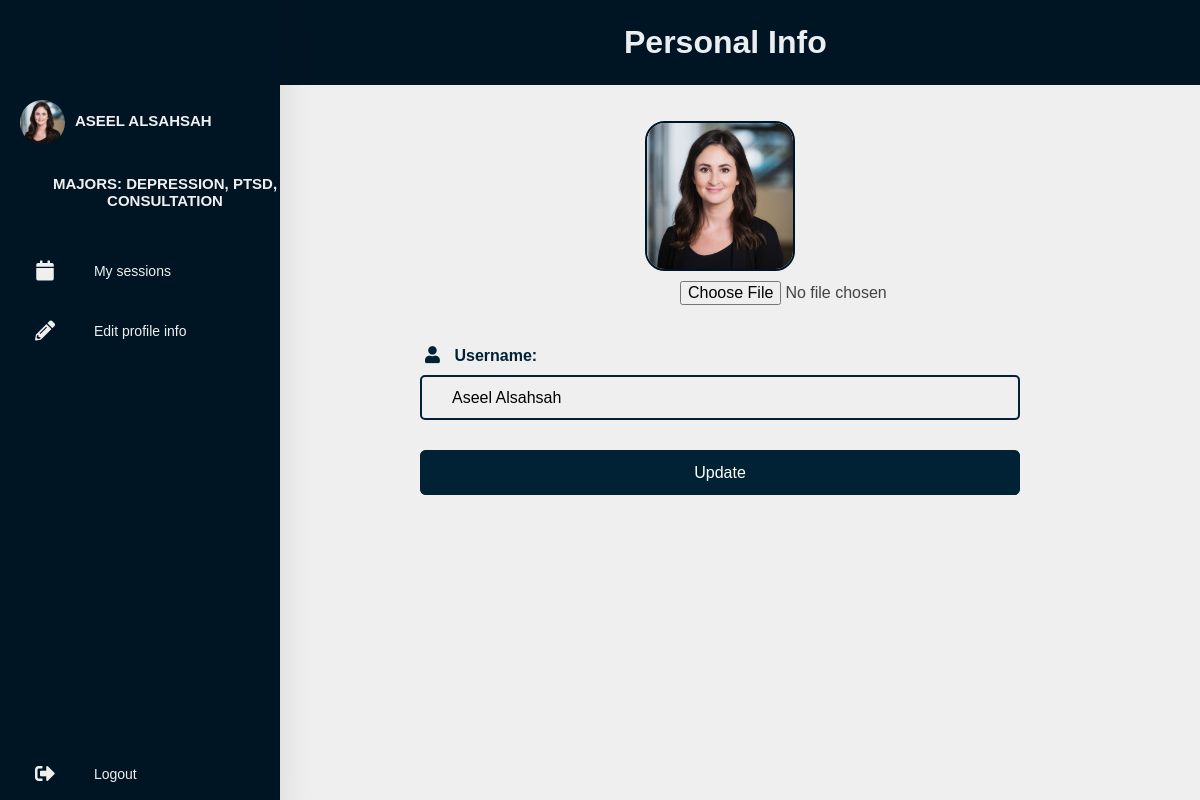
Page /consultant/editConsultantInfo/14/ (signed in) on the committed database.
### base/models.py (models this page shows, shortened)
class MentalUser(AbstractUser):
    ROLE_CHOICES = (
        ('Student', 'Student'),
        ('Consultant', 'Consultant'),
    )
    username = models.CharField(max_length=50, null=True)
    email = models.EmailField(unique=True, null=True)
    role = models.CharField(max_length=20, choices=ROLE_CHOICES, default='student')
    USERNAME_FIELD = 'email'
    REQUIRED_FIELDS = []
    class Meta:
        verbose_name = 'Mental User'

class Consultant(MentalUser):
    major = models.CharField(max_length=200)
    profilePicture = models.ImageField(null=True, blank=True, default='user.png', upload_to='profilePicture/')
    resume = models.FileField(null=True, blank=True, upload_to='resumes/')
    startTime = models.TimeField(default=datetime.time(9, 0), null=True, blank=True)
    endTime = models.TimeField(default=datetime.time(15, 10), null=True, blank=True)
    class Meta:
        verbose_name = 'Consultant'

class MentalUser(AbstractUser):
    ROLE_CHOICES = (
        ('Student', 'Student'),
        ('Consultant', 'Consultant'),
    )
    username = models.CharField(max_length=50, null=True)
    email = models.EmailField(unique=True, null=True)
    role = models.CharField(max_length=20, choices=ROLE_CHOICES, default='student')
    USERNAME_FIELD = 'email'
    REQUIRED_FIELDS = []
    class Meta:
        verbose_name = 'Mental User'

### base/views.py (the view)
# urls.py: path('consultant/editConsultantInfo/<str:pk>/', views.edit_consultant_info, name="editConsultant"),
@login_required(login_url='/login')
def edit_consultant_info(request, pk):
    user = Consultant.objects.get(id=pk)
    form = EditProfile(instance=user)
    if request.method == 'POST':
        form = EditProfile(request.POST, request.FILES, instance=user)
        if form.is_valid():
            form.save()
            messages.success(request, 'Your account information was updated successfully.')
            return redirect('editConsultant', user.id)
    context = {'user': user, 'form': form}
    return render(request, 'base/consultant/editConsultantInfo.html', context)

### base/forms.py
class EditProfile(UserChangeForm):
    profilePicture = forms.ImageField(required=False, widget=forms.FileInput(
        attrs={'accept': 'image/*', 'style': 'padding-left:260px; border: 0;'}))
    class Meta:
        model = Consultant
        fields = ('username', 'profilePicture')
        widgets = {
            'username': forms.TextInput(attrs={'placeholder': 'Enter new username'}),
        }

### base/templates/base/consultant/editConsultantInfo.html (shortened to what this page needs)
<!DOCTYPE html>
{% load static %}
<html lang="en">
<head>
    <link rel="stylesheet" href="https://cdnjs.cloudflare.com/ajax/libs/font-awesome/5.15.3/css/all.min.css">
    <link rel="stylesheet" href="{% static 'styles/consultantDashboard.css' %}">
</head>
<body>
<nav>
    <ul>
        <li>
            <a href="#" class="logo">
                <img src="{{user.profilePicture.url}}" alt="">
                <span class="nav-items"> {{user.username}}</span>
            </a>
        </li>
        <li><a href="#" class="logo" style="cursor:auto">
            <span class="nav-items" style="top:0px;cursor:auto"> Majors: {{user.major}}</span>
        </a></li>
        <br>
        <li><a href="{% url 'consultantDashboard' user.id %}">
            <i class="fas fa-calendar"></i>
            <span class="nav-items"> My sessions</span>
        </a></li>
        <li><a href="{% url 'editConsultant' user.id %}">
            <i class="fas fa-pencil-alt"></i>
            <span class="nav-items"> Edit profile info</span>
        </a></li>
        <li><a href="{% url 'logout' %}" class="logout">
            <i class="fas fa-sign-out-alt"></i>
            <span class="nav-items"> Logout</span>
        </a></li>
    </ul>
</nav>
<div class="headings">
    <h1>Personal Info</h1>
</div>
<div class="forms">
    <div class="form-content">
        <div class="signup-form">
            <form method="POST" action="" enctype="multipart/form-data">
                <div class="profile" style="display: flex; justify-content: center; align-items: center;">
                    <img src="{{ user.profilePicture.url }}" alt="">
                </div>
                <div class="input-box">
                    {{ form.profilePicture }}
                </div>
                <div class="input-boxes">
                    <label>Username:</label>
                    <div class="input-box">
                        {{ form.username }}
                    </div>
                    <div class="button input-box" id="submit">
                        <input type="submit" value="Update">
                    </div>
                </div>
            </form>
        </div>
    </div>
</div>
</body>
</html>

### static/styles/consultantDashboard.css (style rules this page uses)
* { margin:0; padding: 0; outline: none; border: none; text-decoration: none; box-sizing: border-box; font-family: 'Lucida Sans Unicode', Geneva, Verdana, sans-serif; }
body { background: #efefef; }
nav { position: absolute; padding-top: 6.66%; bottom: 0; height: 100%; left: 0; background: #001524; width: 280px; overflow: hidden; transition: width 0.2s linear; box-shadow: 0 20px 35px rgba(0,0,0,0.1); }
.logo { text-align: center; display: flex; transition: all 0.5s ease; margin: 10px 0 0 10px; }
.logo img { width: 45px; height: 45px; border-radius: 50%; }
.profile img { width: 150px; height: 150px; object-fit: cover; border-radius: 20px; border: 2px solid; border-color: #001524; }
.logo span { font-weight: bold; font-size: 15px; text-transform: uppercase; }
a { position: relative; color: #efefef; font-size: 14px; display: table; width: 300px; padding: 10px; }
.fas { position: relative; width: 70px; height: 40px; top: 14px; font-size: 20px; text-align: center; }
.nav-items { position: relative; top: 12px; margin-left: 10px; }
.logout { position: absolute; bottom: 0; }
.headings { background-color: #001524; height: 5%; width: 100%; }
.headings h1 { margin-left: 50%; color: #ebeef1; padding: 2%; }
.form-content .signup-form { align-items: center; width: 50%; margin-left: 35%; margin-top: 3%; }
.forms .form-content .input-boxes { margin-top: 20px; }
.forms .form-content .input-box { display: flex; align-items: center; height: 45px; width: 100%; margin: 10px 0; position: relative; }
.form-content .input-box input { height: 100%; width: 100%; outline: none; border: none; padding: 0 30px; font-size: 16px; font-weight: 500; border: 2px solid rgba(0,0,0,0.2); border-radius:5px; border-color: #002234; transition: all 0.3s ease; background-color: #efefef; }
.form-content .input-box input:focus, .form-content .input-box input:valid { border-color: #002234; }
.forms .form-content .button { color: #fff; margin-top: 30px; }
.forms .form-content .button input { color: #fff; background: #002234; border-radius: 6px; padding: 0; cursor: pointer; transition: all 0.4s ease; }
#submit { color: #fff; background: #002234; border-radius: 6px; padding: 0; cursor: pointer; transition: all 0.4s ease; }
.forms .form-content label { color: #002234; cursor: auto; font-weight: bold; }
input[type=file] { width: 350px; max-width: 100%; color: #444; padding: 5px; background: #fff; }

### rows in the picture
Consultant: profilePicture (picture), major "DEPRESSION, PTSD, CONSULTATION"
MentalUser: username "ASEEL ALSAHSAH", username "Aseel Alsahsah"
